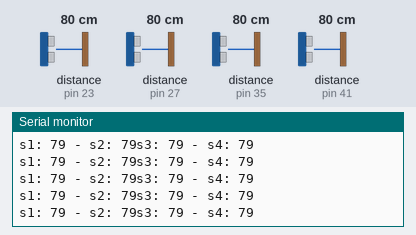
Simulated run of this sketch. Board: Arduino Mega 2560, built with avr-gcc and run on an emulated ATmega2560. On the bench: the last lines printed to the serial monitor. Wiring (inferred from the names in the program): 4 × ultrasonic range finder: trigger pin 21, echo pin 23 / trigger pin 25, echo pin 27 / trigger pin 37, echo pin 35 / trigger pin 39, echo pin 41. Inputs (shaded band) come from the test bench; at power-on: distance to the obstacle (sensors on pin 23, pin 27, pin 35, pin 41) 80 cm. The echo pulse lasts 58.3 µs per cm.

Above: at 1.2 s.
1.3 s: distance to the obstacle (sensor on pin 23) set to 18 cm
At 1.47 s:
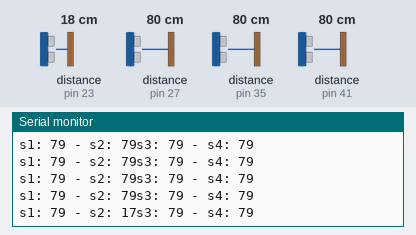
4.3 s: distance to the obstacle (sensor on pin 27) set to 2 cm
At 4.3 s:
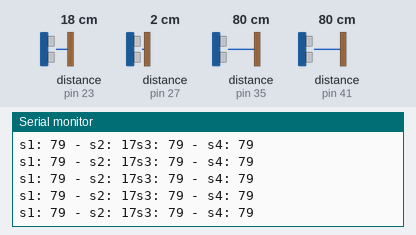
5.8 s: distance to the obstacle (sensor on pin 35) set to 2 cm
At 5.88 s:
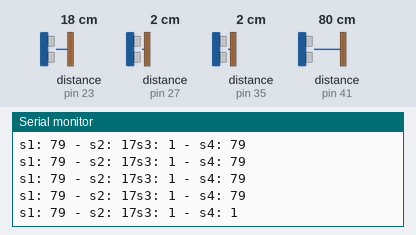
7.3 s: distance to the obstacle (sensor on pin 27) set to 120 cm
At 7.4 s:
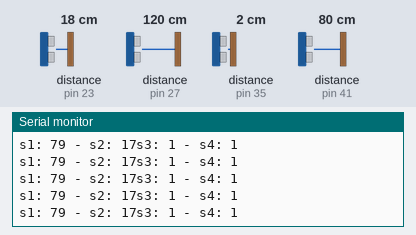
10.3 s: distance to the obstacle (sensor on pin 41) set to 4 cm
At 10.3 s:
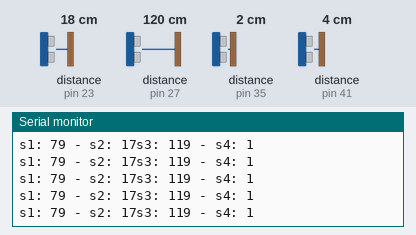
13.3 s: distance to the obstacle (sensor on pin 23) set to 2 cm
At 13.3 s:
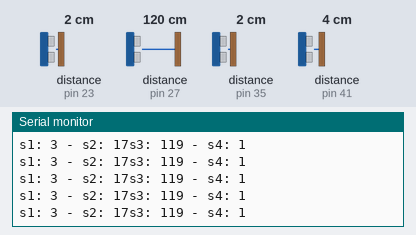
Timing chart, 0 to 15.8 s (numbered marks = the images above; inputs shaded):
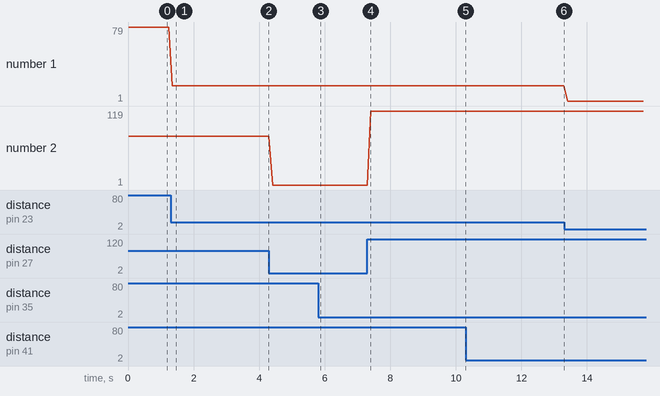

Measured:
- after the input at 1.3 s, the serial monitor: prints a new line after 0.05 s (image 1)
- after the input at 5.8 s, the serial monitor: prints a new line after 0.08 s (image 3)
- plotted number 1: 79 → 17 after the input at 1.3 s
- plotted number 2: 1 → 119 after the input at 7.3 s

The sketch:

Four_sonar.ino
```cpp
#define trigPin_1 39
#define echoPin_1 41
#define trigPin_2 21
#define echoPin_2 23
#define trigPin_3 25
#define echoPin_3 27
#define trigPin_4 37
#define echoPin_4 35


long duration, distance, s1, s2, s3 ,s4;

void setup(){
Serial.begin (115600);
pinMode(trigPin_1, OUTPUT);
pinMode(echoPin_1, INPUT);
pinMode(trigPin_2, OUTPUT);
pinMode(echoPin_2, INPUT);

pinMode(trigPin_3, OUTPUT);
pinMode(echoPin_3, INPUT);
pinMode(trigPin_4, OUTPUT);
pinMode(echoPin_4, INPUT);
}

void loop(){
SonarSensor(trigPin_1, echoPin_1);
s1 = distance;
SonarSensor(trigPin_2, echoPin_2);
s2 = distance;

SonarSensor(trigPin_3, echoPin_3);
s3 = distance;
SonarSensor(trigPin_4, echoPin_4);
s4 = distance;

Serial.print("s1: ");
Serial.print(s1);
Serial.print(" - ");
Serial.print("s2: ");
Serial.print(s2);
Serial.print("s3: ");
Serial.print(s3);
Serial.print(" - ");
Serial.print("s4: ");
Serial.print(s4);
Serial.println();

delay(100);
}

void SonarSensor(int trigPin,int echoPin){
digitalWrite(trigPin, HIGH);
delayMicroseconds(12);
digitalWrite(trigPin, LOW);
delayMicroseconds(5);

duration = pulseIn(echoPin, HIGH);
distance = (duration) / 58.3;
}
```
